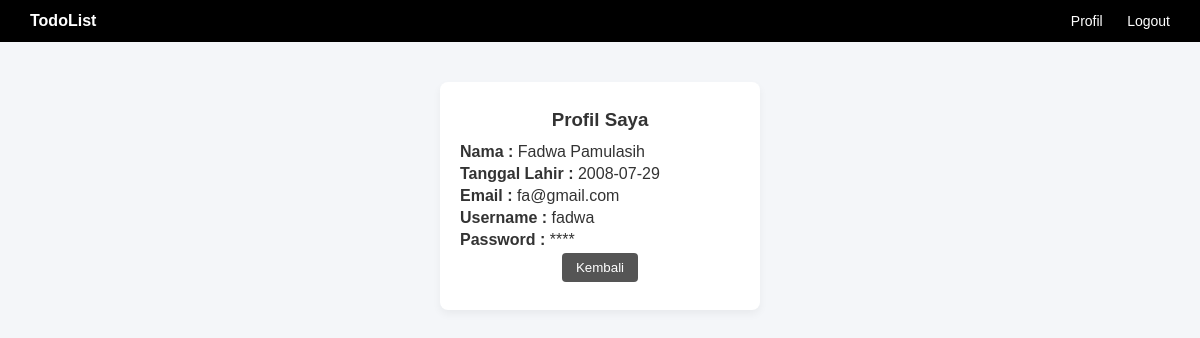
Screenshot of /profil.php (signed in) with the database file from the repository.
### tables this page shows
CREATE TABLE `user` (
  `id_user` int(11) NOT NULL,
  `username` varchar(100) NOT NULL,
  `password` varchar(255) NOT NULL,
  `name` varchar(255) NOT NULL,
  `email` varchar(255) NOT NULL,
  `birth_date` date NOT NULL
);

### profil.php (the view, shortened to what this page needs)
<?php
require "koneksi.php";
$id_user = $_SESSION['id_user'];
$user = mysqli_query($koneksi, "SELECT * FROM user WHERE id_user = '$id_user'");
?>
<!DOCTYPE html>
<html lang="en">
<head>
</head>
<body>
    <?php include "navbar.php"; ?>
    <div class="profil">
        <h3>Profil Saya</h3>
        <?php while($u = mysqli_fetch_assoc($user)) { ?>
            <p><strong>Nama :</strong> <?= $u['name'] ?></p>
            <p><strong>Tanggal Lahir :</strong> <?= $u['birth_date'] ?></p>
            <p><strong>Email :</strong> <?= $u['email'] ?></p>
            <p><strong>Username :</strong> <?= $u['username'] ?></p>
            <p><strong>Password :</strong> ****</p>
            <center><button><a href="index.php" style="text-decoration: none; color: #fff;">Kembali</a></button></center>
        <?php } ?>
    </div>
</body>
</html>

### style.css (style rules this page uses)
* { margin: 0; padding: 0; box-sizing: border-box; font-family: Arial, Helvetica, sans-serif; }
body { background: #f4f6f9; color: #333; }
h2, h3 { text-align: center; margin: 30px 0 20px; }
button { padding: 7px 14px; border: none; border-radius: 4px; cursor: pointer; }
button { color: #fff; }

### profil.php (style rules this page uses)
.profil { width: 320px; margin: 40px auto; background: #fff; padding: 20px; border-radius: 8px; box-shadow: 0 4px 8px rgba(0,0,0,0.05); }
.profil h3 { margin-bottom: 12px; margin-top: 7px; }
.profil P { margin-bottom: 4px; }
.profil button { margin-bottom: 8px; background: #555; }

### rows the page displays
user: name "Fadwa Pamulasih", birth_date "2008-07-29", email "fa@gmail.com", username "fadwa"
